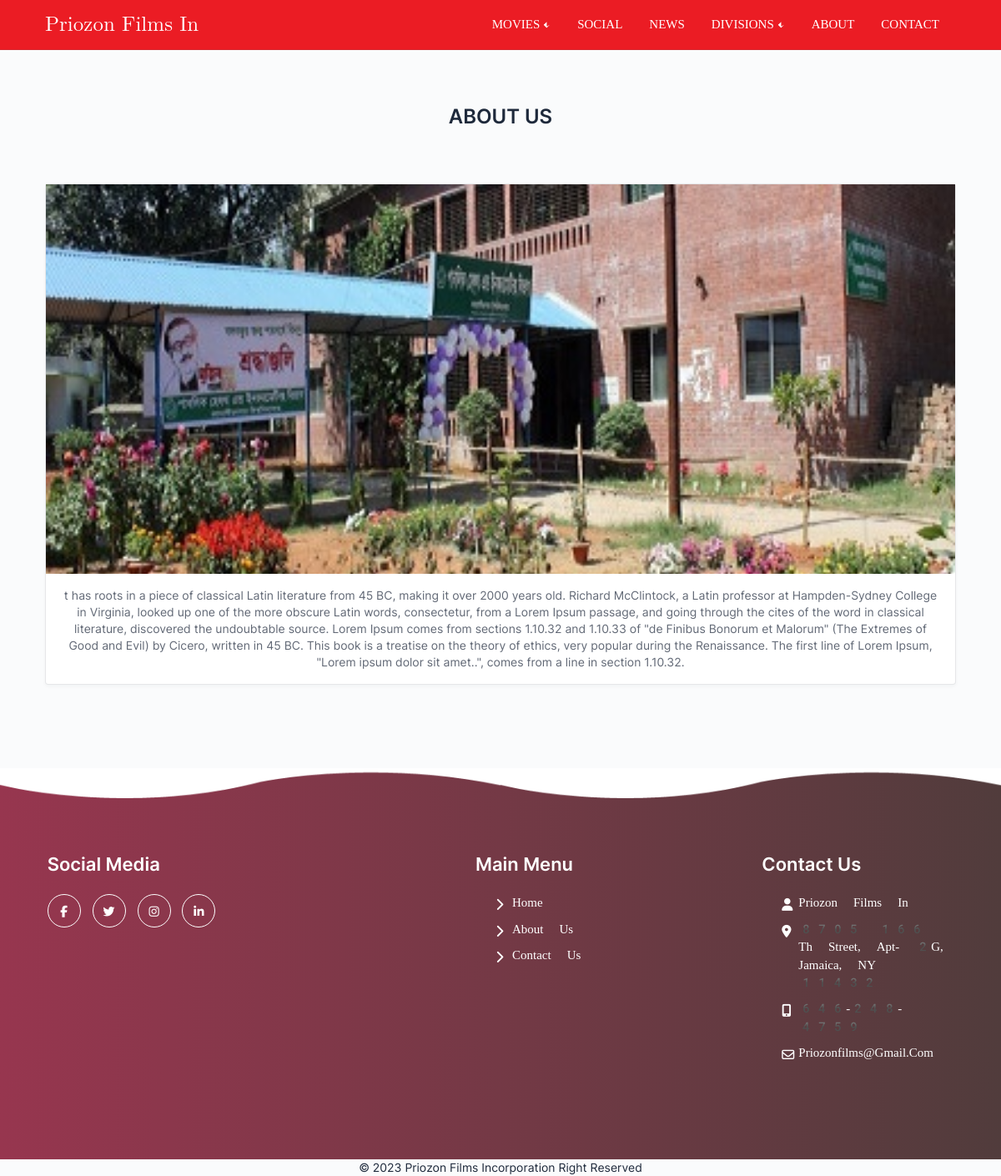
The page /about/ on the database its author committed.
### app/models.py (models this page shows)
class Info(models.Model):
    name = models.CharField(max_length=100)
    email = models.EmailField(max_length=100,blank=True,default='admin@gmail.com')
    address = models.CharField(max_length=200,blank=True,default='Dhaka,Bangladesh')
    about = models.TextField()
    phone = models.CharField(max_length=15,blank=True,default='01234567890')
    logo = models.ImageField(upload_to='site/',blank=True,default='site/default_logo.png')
    facabook = models.CharField(max_length=100,blank=True,default='#')
    twitter = models.CharField(max_length=100,blank=True,default='#')
    instagram = models.CharField(max_length=100,blank=True,default='#')
    linkedin = models.CharField(max_length=100,blank=True,default='#')
    def __str__(self):
        return self.name
    class Meta:
        verbose_name_plural = 'Info'

### app/views.py (the view)
# urls.py: path('about/',views.about,name="about"),
def about(request):
    info = Info.objects.all().first()
    context = {
        'info':info
    }
    return render(request,'about.html',context)

### app/context_processors.py (called while the page is built)
def siteinfo(request):
    info = models.Info.objects.all().first()
    print(info)
    return {'info':info}

def categories(request):
    categories = models.Category.objects.all()
    return {'categories':categories}

### app/templates/about.html
{% extends 'base.html' %}
{% block body %}
{% load static %}
<div class="text-center container" style="align-items: center;
display: flex;
flex-direction: column;">
          <h1 class="text-bold  mt-5 mb-5">ABOUT US</h1>
          <div class="card mh-100" stye="text-align: justify;">
            <div class="img-responsive img-responsive-21x9" style="background-image: url({% static "img/about.jpg" %})"></div>
            <div class="card-body">
              <p class="text-justify text-muted">{{info.about}}</p>
            </div>
          </div>
</div>
{% endblock body %}

### app/templates/base.html (shortened to what this page needs)
{% load static %}
<!doctype html>
<html lang="en">
  <head>
    <link href="https://cdn.jsdelivr.net/npm/bootstrap@5.0.2/dist/css/bootstrap.min.css" rel="stylesheet">
    <link
    rel="stylesheet"
    href="https://cdnjs.cloudflare.com/ajax/libs/font-awesome/4.7.0/css/font-awesome.min.css"
    />
    <link rel="stylesheet" href="{% static "css/owl.carousel.min.css" %}">
    <link rel="stylesheet" href="{% static "css/owl.theme.default.min.css" %}">
    <link rel="stylesheet" href="{% static "css/tabler.css" %}">
    <link rel="stylesheet" href="{% static "css/tabler.min.css" %}">
    <link rel="stylesheet" href="{% static "css/style.css" %}">
  </head>
  <body>
    <nav class="navbar navbar-expand-lg navbar-light bg-custom sticky-top">
  <div class="container">
    <a class="navbar-brand text-white me-5" href="{% url 'index' %}">{{info}}</a>
    <div class="collapse navbar-collapse" id="navbarSupportedContent">
      <ul class="navbar-nav ms-auto mb-2 mb-lg-0">
        <li class="nav-item dropdown">
          <a class="nav-link dropdown-toggle  me-2" href="#" id="navbarDropdown" role="button" data-bs-toggle="dropdown" aria-expanded="false">
            MOVIES
          </a>
        </li>
        <li class="nav-item">
          <a class="nav-link active me-2" aria-current="page" href="{% url 'index' %}">SOCIAL</a>
        </li>
        <li class="nav-item">
          <a class="nav-link active me-2" aria-current="page" href="{% url 'index' %}">NEWS</a>
        </li>
        <li class="nav-item dropdown">
          <a class="nav-link dropdown-toggle me-2" href="#" id="navbarDropdown" role="button" data-bs-toggle="dropdown" aria-expanded="false">
            DIVISIONS
          </a>
        </li>
        <li class="nav-item">
          <a class="nav-link  me-2" aria-current="page" href="{% url 'about' %}">ABOUT</a>
        </li>
        <li class="nav-item">
          <a class="nav-link me-2" aria-current="page" href="{% url 'contact' %}">CONTACT</a>
        </li>
      </ul>
    </div>
  </div>
</nav>
    {% block body %}
    {% endblock body %}
    <section id="footer-area">
  <div class="footer-area">
    <div class="footer-wave-box">
      <div class="footer-wave footer-animation"></div>
    </div>
    <div class="main">
      <div class="foot" style="display: flex;">
        <div class="single-footer">
          <h4>Social Media</h4>
          <div class="footer-social">
            <a target="_blank" href="{{info.facabook}}"><i class="fab fa-facebook-f"></i></a>
            <a target="_blank" href="{{info.twitter}}"><i class="fab fa-twitter"></i></a>
            <a target="_blank" href="{{info.instagram}}"><i class="fab fa-instagram"></i></a>
            <a target="_blank" href="{{info.linkedin}}"><i class="fab fa-linkedin-in"></i></a>
          </div>
        </div>
        <div class="single-footer">
          <h4>main menu</h4>
          <ul>
            <li><a href="{% url 'index' %}"><i class="fas fa-chevron-right"></i>Home</a></li>
            <li><a href="{% url 'about' %}"><i class="fas fa-chevron-right"></i>About us</a></li>
            <li><a href="{% url 'contact' %}"><i class="fas fa-chevron-right"></i>Contact us</a></li>
          </ul>
        </div>
        <div class="single-footer">
          <h4>contact us</h4>
          <ul>
            <li><a href=""><i class="fas fa-user"></i>{{info.name}}</a></li>
            <li><a href="#"><i class="fas fa-map-marker-alt"></i>{{info.address}}</a></li>
            <li><a href=""><i class="fas fa-mobile-alt"></i>{{info.phone}}</a></li>
            <li><a href=""><i class="far fa-envelope"></i>{{info.email}}</a></li>
          </ul>
        </div>
      </div>
    </div>
  </div>
 <footer class="">
  <p class="text-center">© 2023 Priozon Films Incorporation Right Reserved </p>
</footer>
</section>
  </body>
</html>

### static/css/style.css (style rules this page uses)
.navbar-brand { font-size: 25px; font-family: math; }
ul li a { color: white !important; font-family: emoji; font-size: 15px; }
.bg-custom { background-color: #EB1C24 !important; }
.footer-area { margin-top: 100px; padding: 100px 0; background: #5293be; background: -moz-linear-gradient(left, #5293be 0%, #5293be 100%); background: -webkit-linear-gradient(left, #5293be 0%, #5293be 100%); background: linear-gradient(to right, #97364f 0%, #513c3c 100%); filter: progid:DXImageTransform.Microsoft.gradient( startColorstr='#2749c4', endColorstr='#6085b2',GradientType=1 ); color: #fff; position: relative; }
.main { width: 1200px; margin: 0 auto; }
.foot { display: flex; justify-content: space-around; flex-wrap: wrap; flex-direction: row; }
.single-footer { width: 230px; }
.single-footer:first-child { width: 400px; }
.single-footer h4 { text-transform: capitalize; font-size: 22px; margin-bottom: 20px; }
.footer-social a { color: rgb(255, 255, 255); border: 1px solid #fff; width: 40px; height: 40px; display: inline-block; text-align: center; line-height: 40px; border-radius: 50%; margin-right: 10px; }
.footer-social { margin-top: 15px; }
.single-footer ul { margin-top: 10px; list-style: none; }
.single-footer ul li { margin-bottom: 10px; position: relative; padding-left: 20px; }
.single-footer ul li a { color: #fff; text-transform: capitalize; text-decoration: none; }
.single-footer ul li a i { position: absolute; left: 0; top: 5px; }
.footer-wave-box { position: absolute; left: 0; top: 0; height: 45px; right: 0; width: 100%; overflow: hidden; }
.footer-wave { background-image: url("/static/img/footer-shape.png"); position: absolute; left: 0; top: 0; height: 100%; width: 200%; background-size: 50%; background-repeat: repeat-x; }
.footer-animation { -moz-animation: footer_wave 5s linear infinite; -o-animation: footer_wave 5s linear infinite; -webkit-animation: footer_wave 5s linear infinite; left: auto; right: 0; }

### rows shown on the page
Info: name "Priozon Films In", about "t has roots in a piece of classical Latin literature from 45 BC, making it over 2000 years old. Richard McClintock, a Latin professor at Hampden-Sydney College in Virginia, looked up one of the more obscure Latin words, consectetur, from a Lorem Ipsum passage, and going through the cites of the word in classical literature, discovered the undoubtable source. Lorem Ipsum comes from sections 1.10.32 and 1.10.33 of \"de Finibus Bonorum et Malorum\" (The Extremes of Good and Evil) by Cicero, written in 45 BC. This book is a treatise on the theory of ethics, very popular during the Renaissance. The first line of Lorem Ipsum, \"Lorem ipsum dolor sit amet..\", comes from a line in section 1.10.32.", address "8705 166 Th Street, Apt- 2G, Jamaica, NY 11432", phone "646-248-4759", email "Priozonfilms@gmail.com"
